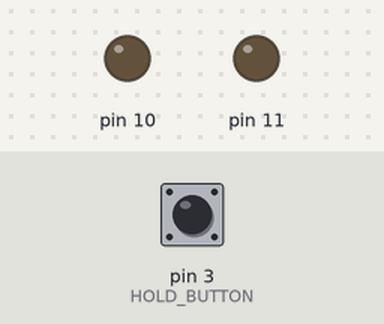
Recording of a sketch running on a simulated Arduino Uno, built with avr-gcc and run on an emulated ATmega328P. On the bench: output pins drawn as LEDs (lit = HIGH). Dashed ring = blinking. The test bench sets the inputs (shaded band); at power-on: pin 3 (HOLD_BUTTON) HIGH. Random numbers use the default seed unless the sketch sets one.

Above: at 0.1 s.
At 30.3 s:
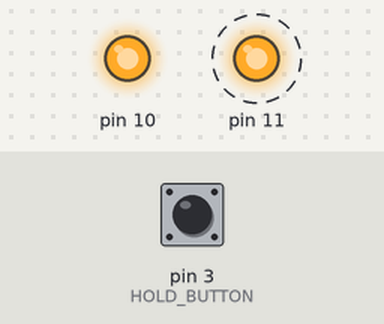
Timing chart, 0 to 40.0 s (numbered marks = the images above):
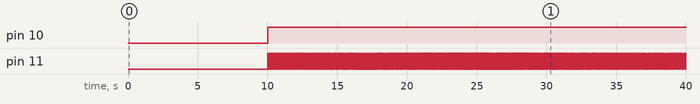

The sketch:

alpha_motor.ino
```cpp
#include "struct.h"

#define SERIAL_PORT 115200

/*
	HOLD_BUTTON ---- DEFAULT : 3
	PIN ARDUINO POUR METTRE LE MOUVEMENT EN PAUSE
	digitalRead(HOLD_BUTTON) == HIGH > PAUSE
	digitalRead(HOLD_BUTTON) == LOW > RUN

*/
#define HOLD_BUTTON 3

/*
	FALL_BUTTON ---- DEFAULT : 2
	PIN ARDUINO POUR METTRE LE MOUVEMENT EN PAUSE SI LE ROCHER TOMBE
	digitalRead(FALL_BUTTON) == HIGH > PAUSE
	digitalRead(FALL_BUTTON) == LOW > RUN

	FALL_SENSOR ---- DEFAULT : false
	FALSE : FALL_BUTTON EST DÉSACTIVÉ
	TRUE : FALL_BUTTON EST ACTIVÉ
*/
#define FALL_BUTTON 2
#define FALL_SENSOR false

/*
	AFTER_BUMP_STEP ---- DEFAULT 10000
	NOMBRE DE STEP MAXIMUM APRES LE PASSAGE SUR UN CAPTEUR DE FIN DE COURSE
*/
#define AFTER_BUMP_STEP 10000

/*
	DEBUG_MOVE ---- DEFAULT false
	TRUE :
			LORSQUE LE BOUTON DE FIN DE COURSE EST RELACHÉ
				SERIAL.write 251
			LORSQUE LE STATUS DE FIN DE COURSE EST ENCLENCHÉ / DÉSENCLENCHÉ
				SERIAL.write 252
			LORSQUE LES POSTIONS DES 2 CAPTEURS DE FIN DE COURSES SONT CONNUES : FIN DU MODE D'INITIALISATION
				SERIAL.write 249
			NEW_MOVE :
				SERIAL.write 255 (SPEED en µs/step)
				SERIAL.write (SPEED / 16384)
				SERIAL.write (SPEED % 16384) / 128
				SERIAL.write (SPEED % 128)
				SERIAL.write 254
				SERIAL.write (STEP_TO_RUN / 16384)
				SERIAL.write (STEP_TO_RUN % 16384) / 128
				SERIAL.write (STEP_TO_RUN % 128)
				SERIAL.write 253
				SERIAL.write (STEP_RUNNED / 16384)
				SERIAL.write (STEP_RUNNED % 16384) / 128
				SERIAL.write (STEP_RUNNED % 128)
	FALSE : NOTHING
*/
#define DEBUG_MOVE false

/*
	DEBUG_DRAW ---- DEFAULT false
	TRUE : 	SERIAL.write 255
			SERIAL.write (POSITION_IN_STEP / 16384)
			SERIAL.write (POSITION_IN_STEP % 16384) / 128
			SERIAL.write (POSITION_IN_STEP % 128)
	FALSE : NOTHING
*/
#define DEBUG_DRAW false

/*
	ALPHA ---- DEFAULT 1000
	NOMBRE DE STEP PAR HUITIÉME DE REVOLUTION ( 45deg OR π/4RAD )
*/
#define ALPHA 1000
/*
	MOVE : GAMME DE DISTANCE EN STEP
	MIN__MOVE : LE PLUS PETIT NOMBRE DE STEP POSSIBLE (MOVE x ALPHA) ---- DEFAULT -4
	MAN__MOVE : LE PLUS GRAND NOMBRE DE STEP POSSIBLE (MOVE x ALPHA) ---- DEFAULT  4
*/
int MIN__MOVE = -4;
int MAX__MOVE = 4;

/*
	SPPED : GAMME DE VITESSE EN MICROSECONDE PAR STEP  (µs/step)
	MIN__SPEED : LE PLUS PLUS GRANDE VITESSE ---- DEFAULT 20000 µs/step
	MAX__SPEED : LE PLUS PETITE VITESSE ----  DEFAULT 50000 µs/step
*/
unsigned long MIN__SPEED = 20000;
unsigned long MAX__SPEED = 50000;

/*
	TIME_BEFORE_MOVE : GAMME DE TEMPS DE PAUSE EN µsecond
	MIN_TIME_BEFORE_MOVE : LE PLUS PETIT TEMPS DE PAUSE POSSIBLE ---- DEFAULT 10000
	MAX_TIME_BEFORE_MOVE : LE PLUS GRAND TEMPS DE PAUSE POSSIBLE ---- DEFAULT 40000
*/
int MIN_TIME_BEFORE_MOVE = 10000;
int MAX_TIME_BEFORE_MOVE = 40000;

MOTOR stepper = {
	"Rotor",		// NAME 		---- DEFAULT : Rotor
	11,				// STEP_PIN 	---- DEFAULT : 11
	10,				// DIR_PIN 		---- DEFAULT : 10
	0,				// step
	0,				// step_to_run
	0,				// step_runned
	HIGH,			// dir
	0				// startTime
};


/*
	FIN DE LA CONFIGURATION
*/
boolean holded = false;
boolean fell = false;
boolean restartProc = false;


void setup()
{
	Serial.begin(SERIAL_PORT);
	Serial.flush();

	// SETUP HOLD BUTTON
	pinMode(HOLD_BUTTON, INPUT);
	digitalWrite(HOLD_BUTTON, LOW);


	// SETUP STEPPER
	pinMode(stepper.STEP_PIN, OUTPUT);
	pinMode(stepper.DIR_PIN, OUTPUT);

	// SETUP FALL BUTTON
	if(FALL_SENSOR){
		pinMode(FALL_BUTTON, INPUT);
		digitalWrite(FALL_BUTTON, LOW);
	}
}

void loop()
{
	if(FALL_SENSOR && isFell())
	{
		restartProc = true;
		resetMouvement();
	}
	if (isHolded())
	{
		stopMouvement();
		while (!isMoveFinished())
		{
			move();
		}
		resetMouvement();
	}
	while(restartProc || isHolded())
	{
		if (isHolded())
		{
			restartProc = false;
		}
		delay(1000);
	}

	// END MOVING PROCESS
	if(isMoveFinished())
	{
		long t0 = millis();
		int t = random(MIN_TIME_BEFORE_MOVE, MAX_TIME_BEFORE_MOVE);
		while(millis() - t0 < t );
		resetMouvement();
	}

	// MOVING PROCESS
	move();
}
```

fnc.ino
```cpp
bool isHolded(){
  return digitalRead(HOLD_BUTTON) == LOW ;
}

bool isFell(){
  return digitalRead(FALL_BUTTON) == HIGH ;
}
```

movement.ino
```cpp
void move() {
  digitalWrite(stepper.DIR_PIN, stepper.dir);
  unsigned long d = getDelay();
  digitalWrite(stepper.STEP_PIN, HIGH);
  myDelay(d);
  digitalWrite(stepper.STEP_PIN, LOW);
  myDelay(d);
  stepper.step += (stepper.dir == HIGH ? 1 : -1);
  stepper.step_to_run --;
  stepper.step_runned ++;
}


unsigned long getDelay() {
  float toRun = (float) stepper.step_to_run;
  float runned = (float) stepper.step_runned;
  float d = (float) (abs(toRun - runned) / (toRun + runned));

  return (MIN__SPEED + (MAX__SPEED * pow(d, 10)));
}


void resetMouvement() {
  int x = random(min(MIN__MOVE, MAX__MOVE), max(MIN__MOVE, MAX__MOVE));
  if(x == 0) x = 1;

  stepper.dir = x > 0 ? HIGH : LOW;
  stepper.step_to_run = abs(x * ALPHA);
  stepper.step_runned = 0;
}


void stopMouvement() {
  if (stepper.step_to_run > AFTER_BUMP_STEP) {
    float toRun = (float) stepper.step_to_run;
    float runned = (float)stepper.step_runned;
    stepper.step_to_run =  AFTER_BUMP_STEP;
    stepper.step_runned = (long) (AFTER_BUMP_STEP * runned) / toRun;
    if (stepper.step_to_run > stepper.step_runned) {
      long tmp = stepper.step_to_run ;
      stepper.step_to_run  = stepper.step_runned;
      stepper.step_runned = tmp ;
    }
  }
}


void myDelay(long v) {
  if (v < 16383) delayMicroseconds(v);
  else        delay((int)(v / 1000.0));
}


bool isMoveFinished() {
  return stepper.step_to_run == 0;
}
```

struct.h
```cpp
typedef struct CMD{
  unsigned long MIN_MOVE;
  unsigned long MAX_MOVE;
  unsigned long MIN_SPEED;
  unsigned long MAX_SPEED;
};

typedef struct MOTOR{
  char NAME [30];
  int STEP_PIN;
  int DIR_PIN;
  long step;
  unsigned long step_to_run;
  unsigned long step_runned;
  int dir;
  unsigned long startTime;
};
```

Measured:
- by itself, pin 10: LOW → HIGH at 10.0 s
